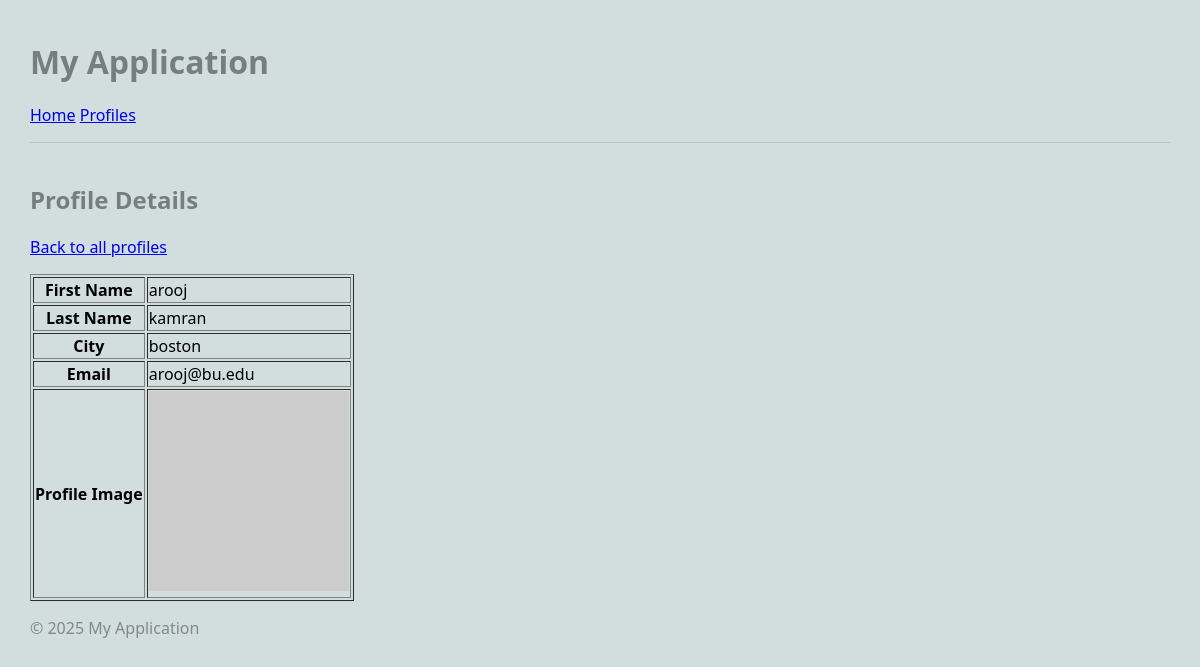
The app's page /mini_fb/profile/1/ with its own data.
### mini_fb/models.py (models this page shows)
class Profile(models.Model):
    from django.db import models

### mini_fb/views.py (the view)
# urls.py: path('profile/<int:pk>/', ShowProfilePageView.as_view(), name='show_profile'),
class ShowProfilePageView(DetailView):
    model = Profile
    template_name = "mini_fb/show_profile.html"

### mini_fb/templates/mini_fb/show_profile.html
{% extends 'mini_fb/base.html' %}
{% block content %}
    <h2>Profile Details</h2>
    <p><a href="{% url 'show_all_profiles' %}">Back to all profiles</a></p>
    <table border="1">
        <tr>
            <th>First Name</th>
            <td>{{ profile.firstName }}</td>
        </tr>
        <tr>
            <th>Last Name</th>
            <td>{{ profile.lastName }}</td>
        </tr>
        <tr>
            <th>City</th>
            <td>{{ profile.city }}</td>
        </tr>
        <tr>
            <th>Email</th>
            <td>{{ profile.email }}</td>
        </tr>
        <tr>
            <th>Profile Image</th>
            <td><img src="{{ profile.image_url }}" alt="Profile Image" width="200"></td>
        </tr>
    </table>
{% endblock %}

### static/mini_fb/styles.css (style rules this page uses)
body { margin: 30px; background: #d1dedd; font-family:'Segoe UI', Tahoma, Geneva, Verdana, sans-serif; }
h1, h2, h3 { color: #767f7e; }
p { color: #828b82; }

### records on screen
Profile: firstName "arooj", lastName "kamran", city "boston", email "arooj@bu.edu"
